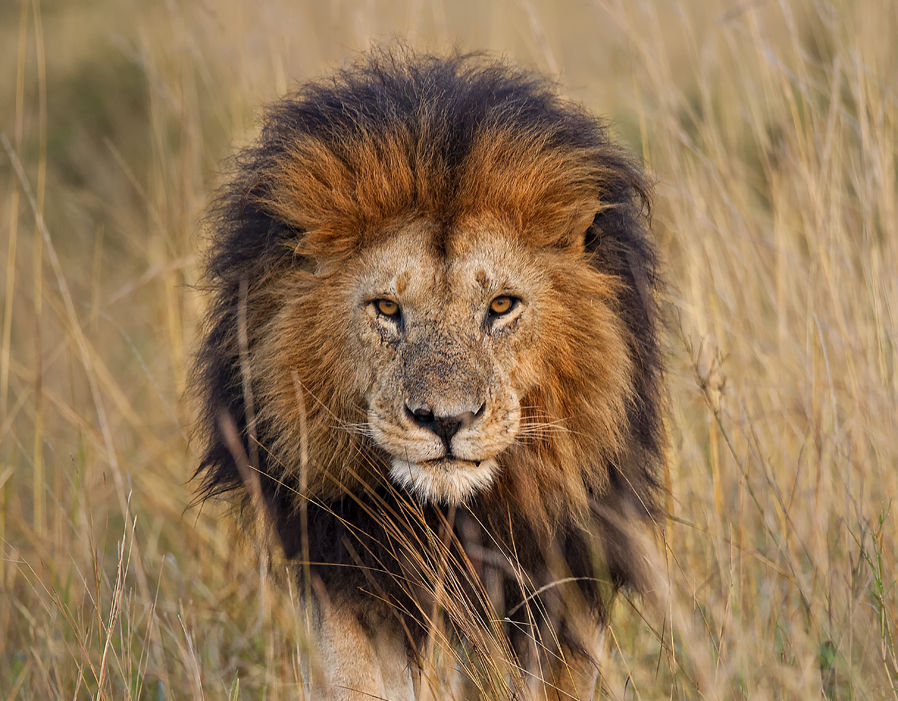
#> input picture scripts/cv1/data/lion.jpg, 898 x 701 px
$ python 2-merge.py
#> lines starting #> are read from the running program, lines starting #| are printed output that depends on the picture
# merge two images with a weighted sum

import cv2
img1 = cv2.imread('../data/lion.jpg')
#> img1 is the input picture: shape (701, 898, 3); mean B, G, R 84.6, 117.1, 145
img2 = cv2.imread('../data/rhino.jpg')
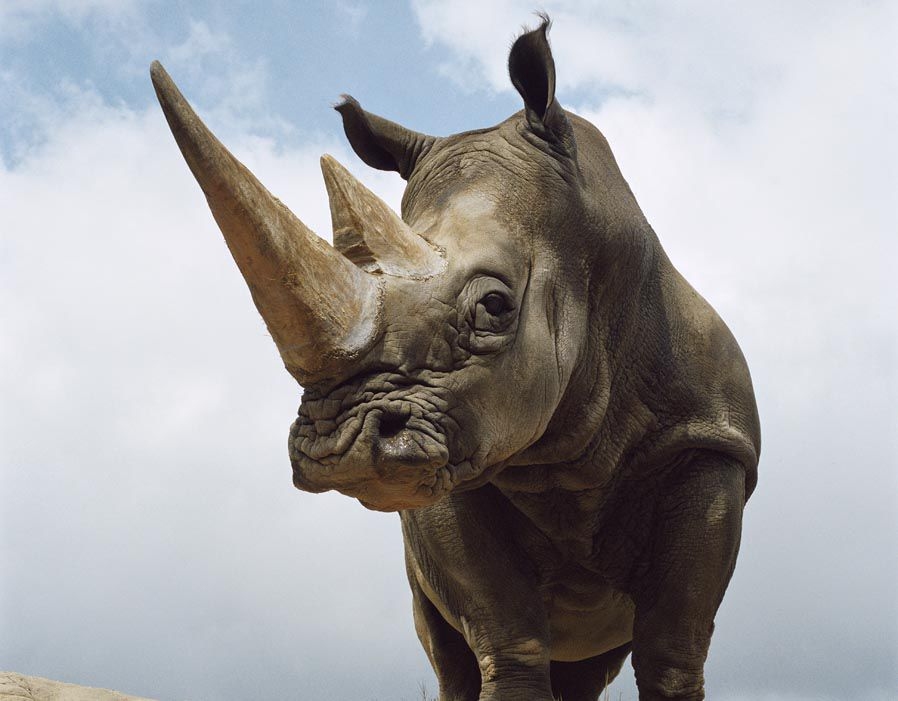
#> input picture scripts/cv1/data/rhino.jpg, 898 x 701 px
#> img2 is the input picture: shape (701, 898, 3); mean B, G, R 163.4, 161.2, 161.8

dst = cv2.addWeighted(img1,0.5,img2,0.5,0)
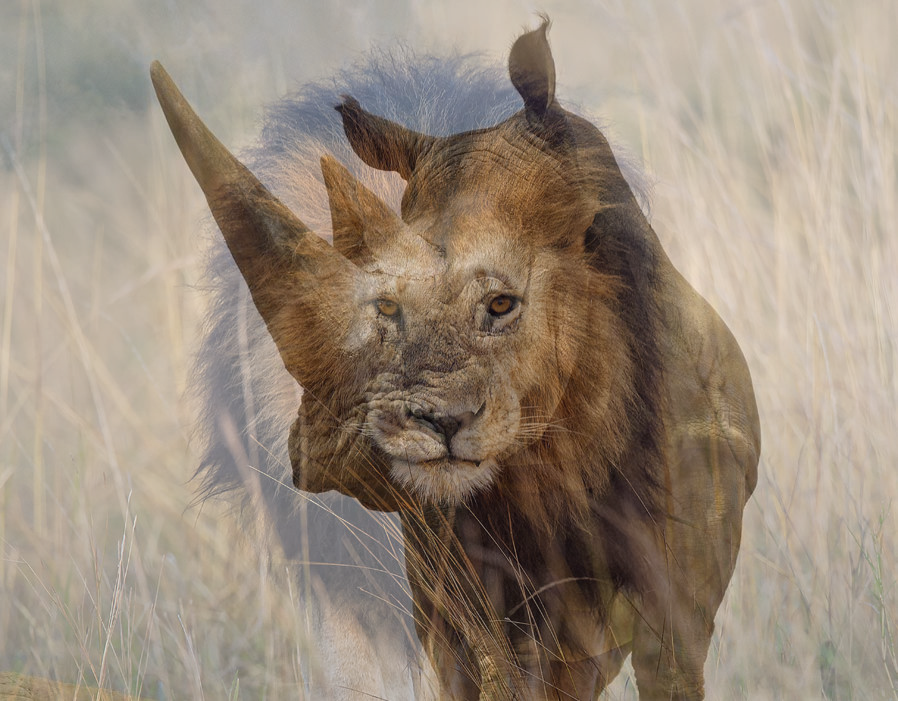
#> dst: shape (701, 898, 3); mean B, G, R 124, 139.1, 153.4

cv2.imshow('dst',dst)
cv2.waitKey(0)
cv2.destroyAllWindows()
